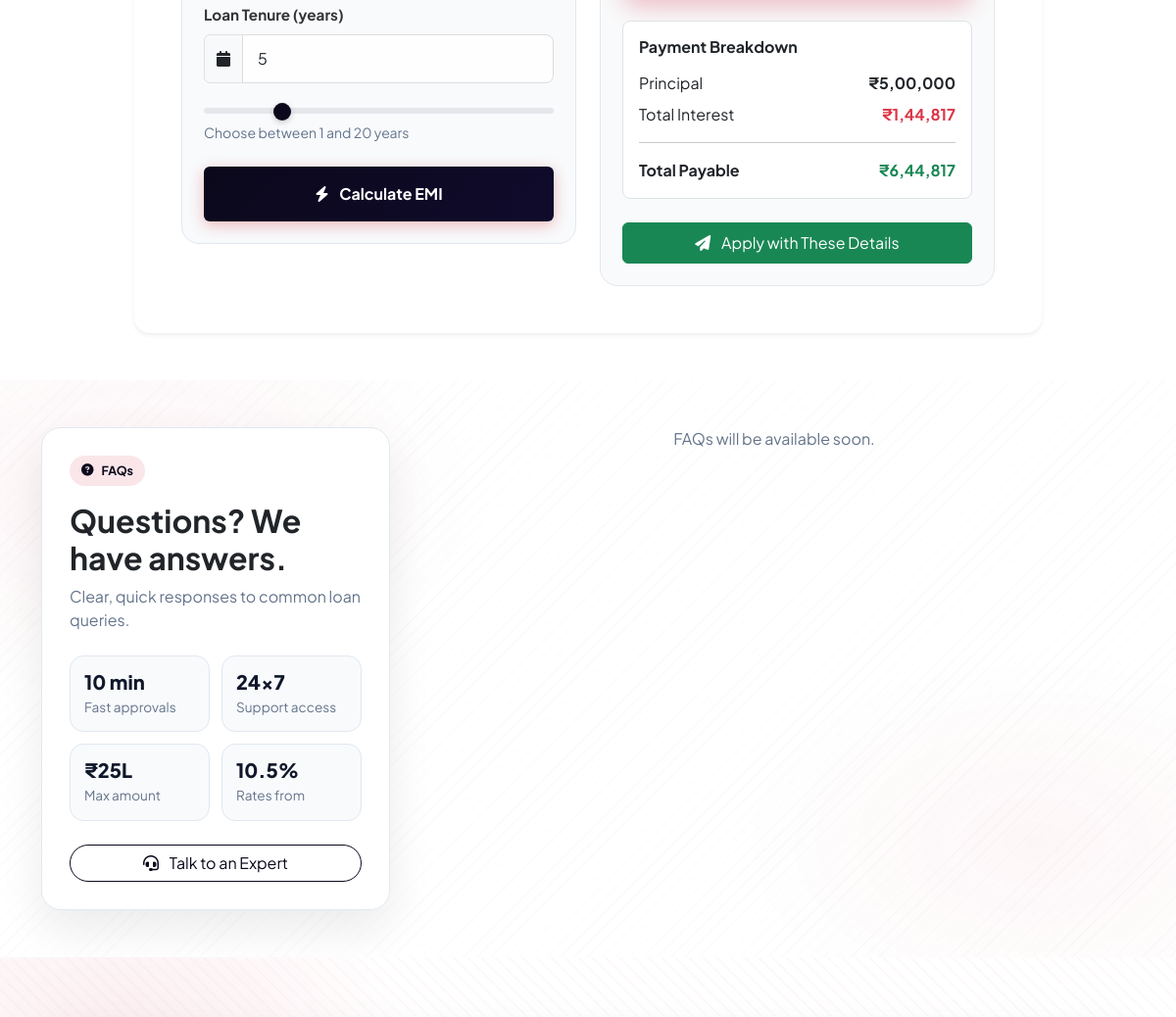
Before: / (middle part) with the older database file.
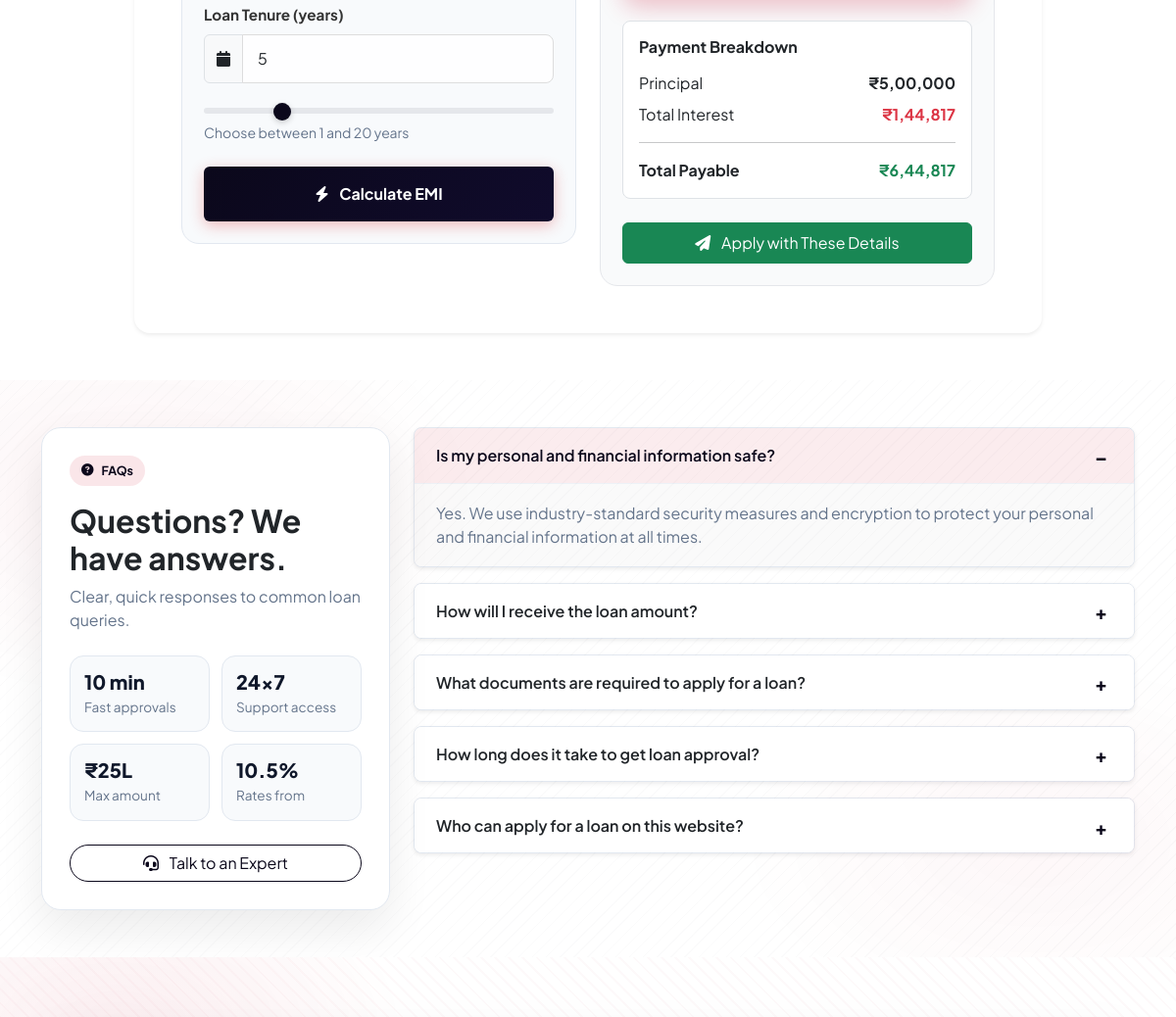
After: the same page with the newer database file.
### tables this page shows
CREATE TABLE `faqs` (
  `id` int(11) NOT NULL,
  `question` varchar(255) NOT NULL,
  `answer` text NOT NULL,
  `created_by` int(11) NOT NULL,
  `created_role` enum('admin','staff') NOT NULL,
  `status` tinyint(1) NOT NULL DEFAULT 1,
  `created_at` timestamp NOT NULL DEFAULT current_timestamp()
);

### index.php (the view, shortened to what the changed rows need)
<?php
require_once 'includes/header.php';
include 'includes/connection.php';
$faq_items = [];
if (isset($conn)) {
    $faq_res = mysqli_query($conn, "SELECT id, question, answer FROM faqs WHERE status = 1 ORDER BY id DESC LIMIT 8");
    if ($faq_res && mysqli_num_rows($faq_res) > 0) {
        while ($row = mysqli_fetch_assoc($faq_res)) {
            $faq_items[] = $row;
        }
    }
}
?>
<!DOCTYPE html>
<html lang="en">
<head>
    <link href="https://cdn.jsdelivr.net/npm/bootstrap@5.3.0/dist/css/bootstrap.min.css" rel="stylesheet">
    <link rel="stylesheet" href="https://cdnjs.cloudflare.com/ajax/libs/font-awesome/6.4.0/css/all.min.css">
</head>
<body>
<section class="py-5 bg-white faq-section">
    <div class="container">
        <div class="row g-4 align-items-start">
            <div class="col-lg-4">
                <div class="faq-panel">
                    <h2 class="fw-bold mb-2">Questions? We have answers.</h2>
                </div>
            </div>
            <div class="col-lg-8">
                <?php if (!empty($faq_items)): ?>
                    <div class="accordion faq-accordion" id="faqAccordion">
                        <?php foreach ($faq_items as $index => $faq):
                            $collapse_id = 'faqItem' . (int)$faq['id'];
                            $heading_id = 'heading' . (int)$faq['id'];
                            $is_first = $index === 0;
                        ?>
                        <div class="accordion-item shadow-sm rounded-3 mb-3">
                            <h2 class="accordion-header" id="<?= $heading_id ?>">
                                <button class="accordion-button <?= $is_first ? '' : 'collapsed' ?>" type="button"
                                        data-bs-toggle="collapse" data-bs-target="#<?= $collapse_id ?>"
                                        aria-expanded="<?= $is_first ? 'true' : 'false' ?>" aria-controls="<?= $collapse_id ?>">
                                    <?= htmlspecialchars($faq['question']) ?>
                                </button>
                            </h2>
                            <div id="<?= $collapse_id ?>" class="accordion-collapse collapse <?= $is_first ? 'show' : '' ?>"
                                 aria-labelledby="<?= $heading_id ?>" data-bs-parent="#faqAccordion">
                                <div class="accordion-body text-muted">
                                    <?= nl2br(htmlspecialchars($faq['answer'])) ?>
                                </div>
                            </div>
                        </div>
                        <?php endforeach; ?>
                    </div>
                <?php else: ?>
                    <div class="text-center text-muted">FAQs will be available soon.</div>
                <?php endif; ?>
            </div>
        </div>
    </div>
</section>
<?php
require_once 'includes/footer.php';
?>
</body>
</html>

Changed rows visible on the page:
added faqs: question "Is my personal and financial information safe?", answer "Yes. We use industry-standard security measures and encryption to protect your personal and financial information at all times."
added faqs: question "How will I receive the loan amount?"
added faqs: question "What documents are required to apply for a loan?"
added faqs: question "How long does it take to get loan approval?"
added faqs: question "Who can apply for a loan on this website?"
Other visible differences:
text no longer shown: "FAQs will be available soon."
